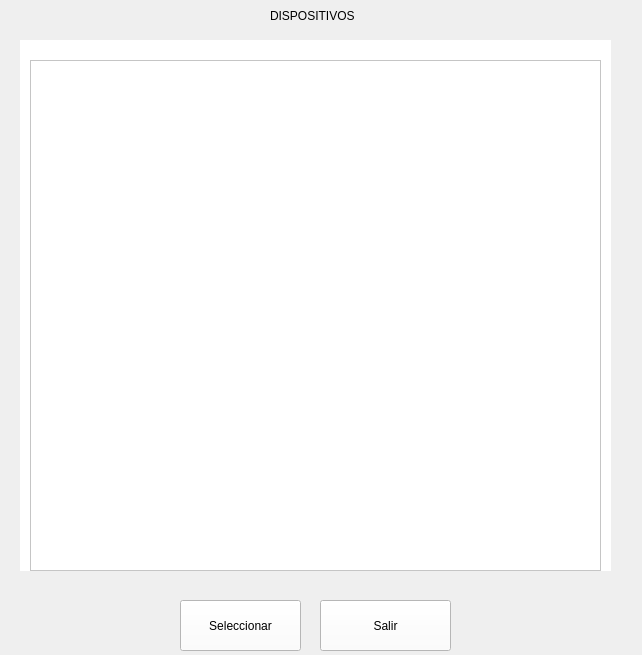
<?xml version="1.0" encoding="UTF-8"?>
<ui version="4.0">
 <class>Form_Listado_Depar</class>
 <widget class="QWidget" name="Form_Listado_Depar">
  <property name="geometry">
   <rect>
    <x>0</x>
    <y>0</y>
    <width>642</width>
    <height>655</height>
   </rect>
  </property>
  <property name="windowTitle">
   <string>Form</string>
  </property>
  <widget class="QPushButton" name="pushButton_2">
   <property name="geometry">
    <rect>
     <x>180</x>
     <y>600</y>
     <width>121</width>
     <height>51</height>
    </rect>
   </property>
   <property name="styleSheet">
    <string notr="true">background-color: rgb(255, 255, 255);</string>
   </property>
   <property name="text">
    <string>Seleccionar</string>
   </property>
  </widget>
  <widget class="QPushButton" name="pushButton">
   <property name="geometry">
    <rect>
     <x>320</x>
     <y>600</y>
     <width>131</width>
     <height>51</height>
    </rect>
   </property>
   <property name="styleSheet">
    <string notr="true">background-color: rgb(255, 255, 255);</string>
   </property>
   <property name="text">
    <string>Salir</string>
   </property>
  </widget>
  <widget class="QLabel" name="label">
   <property name="geometry">
    <rect>
     <x>270</x>
     <y>0</y>
     <width>91</width>
     <height>31</height>
    </rect>
   </property>
   <property name="text">
    <string>DISPOSITIVOS</string>
   </property>
  </widget>
  <widget class="QWidget" name="widget" native="true">
   <property name="geometry">
    <rect>
     <x>0</x>
     <y>30</y>
     <width>631</width>
     <height>561</height>
    </rect>
   </property>
   <property name="styleSheet">
    <string notr="true"/>
   </property>
   <widget class="QWidget" name="widget_2" native="true">
    <property name="geometry">
     <rect>
      <x>20</x>
      <y>10</y>
      <width>591</width>
      <height>531</height>
     </rect>
    </property>
    <property name="styleSheet">
     <string notr="true">background-color: rgb(255, 255, 255);</string>
    </property>
    <widget class="QListWidget" name="listWidget_depar">
     <property name="geometry">
      <rect>
       <x>10</x>
       <y>20</y>
       <width>571</width>
       <height>511</height>
      </rect>
     </property>
    </widget>
   </widget>
  </widget>
 </widget>
 <resources/>
 <connections/>
</ui>
